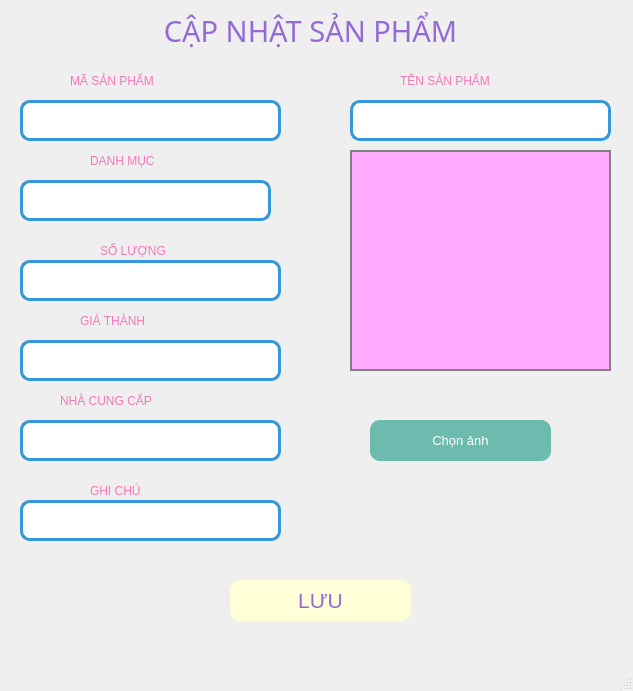
<?xml version="1.0" encoding="UTF-8"?>
<ui version="4.0">
 <class>MainWindow</class>
 <widget class="QMainWindow" name="MainWindow">
  <property name="geometry">
   <rect>
    <x>0</x>
    <y>0</y>
    <width>633</width>
    <height>691</height>
   </rect>
  </property>
  <property name="windowTitle">
   <string>MainWindow</string>
  </property>
  <widget class="QWidget" name="centralwidget">
   <widget class="QLabel" name="labelTitle">
    <property name="geometry">
     <rect>
      <x>100</x>
      <y>0</y>
      <width>421</width>
      <height>61</height>
     </rect>
    </property>
    <property name="font">
     <font>
      <family>Segoe UI Black</family>
      <pointsize>22</pointsize>
      <weight>10</weight>
      <italic>false</italic>
      <bold>false</bold>
     </font>
    </property>
    <property name="styleSheet">
     <string notr="true">color: rgb(149, 106, 214);
font: 87 22pt &quot;Segoe UI Black&quot;;</string>
    </property>
    <property name="text">
     <string>CẬP NHẬT SẢN PHẨM</string>
    </property>
    <property name="alignment">
     <set>Qt::AlignCenter</set>
    </property>
   </widget>
   <widget class="QTextEdit" name="txt_soluongP">
    <property name="geometry">
     <rect>
      <x>20</x>
      <y>260</y>
      <width>261</width>
      <height>41</height>
     </rect>
    </property>
    <property name="styleSheet">
     <string notr="true">border-radius: 10px;
        border: 3px solid #3498db;  /* Viền xanh dương */
        background-color: #ffffff</string>
    </property>
   </widget>
   <widget class="QComboBox" name="cbo_danhmucSP">
    <property name="geometry">
     <rect>
      <x>20</x>
      <y>180</y>
      <width>251</width>
      <height>41</height>
     </rect>
    </property>
    <property name="font">
     <font>
      <weight>75</weight>
      <bold>true</bold>
     </font>
    </property>
    <property name="styleSheet">
     <string notr="true">QComboBox {
          background-color: white;
          border: 3px solid #3498db;  /* Viền xanh dương */
          border-radius: 10px;
          padding: 5px;
      }
      QComboBox::drop-down {
          border: none;
          background: transparent;
      }
      QComboBox::down-arrow {
          image: url(down-arrow.png); /* Thay bằng icon của bạn */
          width: 14px;
          height: 14px;
      }</string>
    </property>
   </widget>
   <widget class="QLabel" name="label_5">
    <property name="geometry">
     <rect>
      <x>60</x>
      <y>390</y>
      <width>171</width>
      <height>21</height>
     </rect>
    </property>
    <property name="styleSheet">
     <string notr="true">font: 10pt &quot;UTM Bell&quot;;
color: rgb(241, 121, 184);
</string>
    </property>
    <property name="text">
     <string>NHÀ CUNG CẤP</string>
    </property>
   </widget>
   <widget class="QLabel" name="label">
    <property name="geometry">
     <rect>
      <x>70</x>
      <y>65</y>
      <width>151</width>
      <height>31</height>
     </rect>
    </property>
    <property name="styleSheet">
     <string notr="true">font: 10pt &quot;UTM Bell&quot;;
color: rgb(241, 121, 184);
</string>
    </property>
    <property name="text">
     <string>MÃ SẢN PHẨM</string>
    </property>
   </widget>
   <widget class="QComboBox" name="cbo_danhmucNCC">
    <property name="geometry">
     <rect>
      <x>20</x>
      <y>420</y>
      <width>261</width>
      <height>41</height>
     </rect>
    </property>
    <property name="font">
     <font>
      <weight>75</weight>
      <bold>true</bold>
     </font>
    </property>
    <property name="styleSheet">
     <string notr="true">QComboBox {
          background-color: white;
          border: 3px solid #3498db;  /* Viền xanh dương */
          border-radius: 10px;
          padding: 5px;
      }
      QComboBox::drop-down {
          border: none;
          background: transparent;
      }
      QComboBox::down-arrow {
          image: url(down-arrow.png); /* Thay bằng icon của bạn */
          width: 14px;
          height: 14px;
      }</string>
    </property>
   </widget>
   <widget class="QLabel" name="lbl_anh">
    <property name="geometry">
     <rect>
      <x>350</x>
      <y>150</y>
      <width>261</width>
      <height>221</height>
     </rect>
    </property>
    <property name="styleSheet">
     <string>background-color: rgb(255, 170, 255); border: 2px solid gray;</string>
    </property>
    <property name="scaledContents">
     <bool>true</bool>
    </property>
   </widget>
   <widget class="QPushButton" name="btn_luusp">
    <property name="geometry">
     <rect>
      <x>230</x>
      <y>580</y>
      <width>181</width>
      <height>41</height>
     </rect>
    </property>
    <property name="font">
     <font>
      <family>Tahoma</family>
      <pointsize>16</pointsize>
      <weight>9</weight>
      <italic>false</italic>
      <bold>false</bold>
     </font>
    </property>
    <property name="styleSheet">
     <string notr="true">background-color: rgb(255, 255, 215); color: rgb(149, 106, 214); border-radius: 10px;
font: 75 16pt &quot;Tahoma&quot;;</string>
    </property>
    <property name="text">
     <string>LƯU</string>
    </property>
   </widget>
   <widget class="QLabel" name="label_6">
    <property name="geometry">
     <rect>
      <x>80</x>
      <y>310</y>
      <width>141</width>
      <height>21</height>
     </rect>
    </property>
    <property name="styleSheet">
     <string notr="true">font: 10pt &quot;UTM Bell&quot;;
color: rgb(241, 121, 184);
</string>
    </property>
    <property name="text">
     <string>GIÁ THÀNH</string>
    </property>
   </widget>
   <widget class="QLabel" name="label_2">
    <property name="geometry">
     <rect>
      <x>400</x>
      <y>70</y>
      <width>171</width>
      <height>21</height>
     </rect>
    </property>
    <property name="styleSheet">
     <string notr="true">font: 10pt &quot;UTM Bell&quot;;
color: rgb(241, 121, 184);
</string>
    </property>
    <property name="text">
     <string>TÊN SẢN PHẨM</string>
    </property>
   </widget>
   <widget class="QTextEdit" name="txt_giaSP">
    <property name="geometry">
     <rect>
      <x>20</x>
      <y>340</y>
      <width>261</width>
      <height>41</height>
     </rect>
    </property>
    <property name="styleSheet">
     <string notr="true">border-radius: 10px;
        border: 3px solid #3498db;  /* Viền xanh dương */
        background-color: #ffffff</string>
    </property>
   </widget>
   <widget class="QPushButton" name="btn_chon_anh">
    <property name="geometry">
     <rect>
      <x>370</x>
      <y>420</y>
      <width>181</width>
      <height>41</height>
     </rect>
    </property>
    <property name="font">
     <font>
      <pointsize>10</pointsize>
     </font>
    </property>
    <property name="styleSheet">
     <string>background-color: rgb(108, 187, 174); color: white; border-radius: 10px;</string>
    </property>
    <property name="text">
     <string>Chọn ảnh</string>
    </property>
   </widget>
   <widget class="QTextEdit" name="txt_tenSP">
    <property name="geometry">
     <rect>
      <x>350</x>
      <y>100</y>
      <width>261</width>
      <height>41</height>
     </rect>
    </property>
    <property name="styleSheet">
     <string notr="true">border-radius: 10px;
        border: 3px solid #3498db;  /* Viền xanh dương */
        background-color: #ffffff</string>
    </property>
   </widget>
   <widget class="QLabel" name="label_4">
    <property name="geometry">
     <rect>
      <x>90</x>
      <y>150</y>
      <width>131</width>
      <height>21</height>
     </rect>
    </property>
    <property name="styleSheet">
     <string notr="true">font: 10pt &quot;UTM Bell&quot;;
color: rgb(241, 121, 184);
</string>
    </property>
    <property name="text">
     <string>DANH MỤC</string>
    </property>
   </widget>
   <widget class="QTextEdit" name="txt_maSP">
    <property name="geometry">
     <rect>
      <x>20</x>
      <y>100</y>
      <width>261</width>
      <height>41</height>
     </rect>
    </property>
    <property name="styleSheet">
     <string notr="true">border-radius: 10px;
        border: 3px solid #3498db;  /* Viền xanh dương */
        background-color: #ffffff</string>
    </property>
   </widget>
   <widget class="QLabel" name="label_3">
    <property name="geometry">
     <rect>
      <x>100</x>
      <y>240</y>
      <width>101</width>
      <height>21</height>
     </rect>
    </property>
    <property name="styleSheet">
     <string notr="true">font: 10pt &quot;UTM Bell&quot;;
color: rgb(241, 121, 184);
</string>
    </property>
    <property name="text">
     <string>SỐ LƯỢNG</string>
    </property>
   </widget>
   <widget class="QLabel" name="label_7">
    <property name="geometry">
     <rect>
      <x>90</x>
      <y>480</y>
      <width>101</width>
      <height>21</height>
     </rect>
    </property>
    <property name="styleSheet">
     <string notr="true">font: 10pt &quot;UTM Bell&quot;;
color: rgb(241, 121, 184);
</string>
    </property>
    <property name="text">
     <string>GHI CHÚ</string>
    </property>
   </widget>
   <widget class="QTextEdit" name="txt_note">
    <property name="geometry">
     <rect>
      <x>20</x>
      <y>500</y>
      <width>261</width>
      <height>41</height>
     </rect>
    </property>
    <property name="styleSheet">
     <string notr="true">border-radius: 10px;
        border: 3px solid #3498db;  /* Viền xanh dương */
        background-color: #ffffff</string>
    </property>
   </widget>
  </widget>
  <widget class="QMenuBar" name="menubar">
   <property name="geometry">
    <rect>
     <x>0</x>
     <y>0</y>
     <width>633</width>
     <height>26</height>
    </rect>
   </property>
  </widget>
  <widget class="QStatusBar" name="statusbar"/>
 </widget>
 <resources/>
 <connections/>
</ui>
